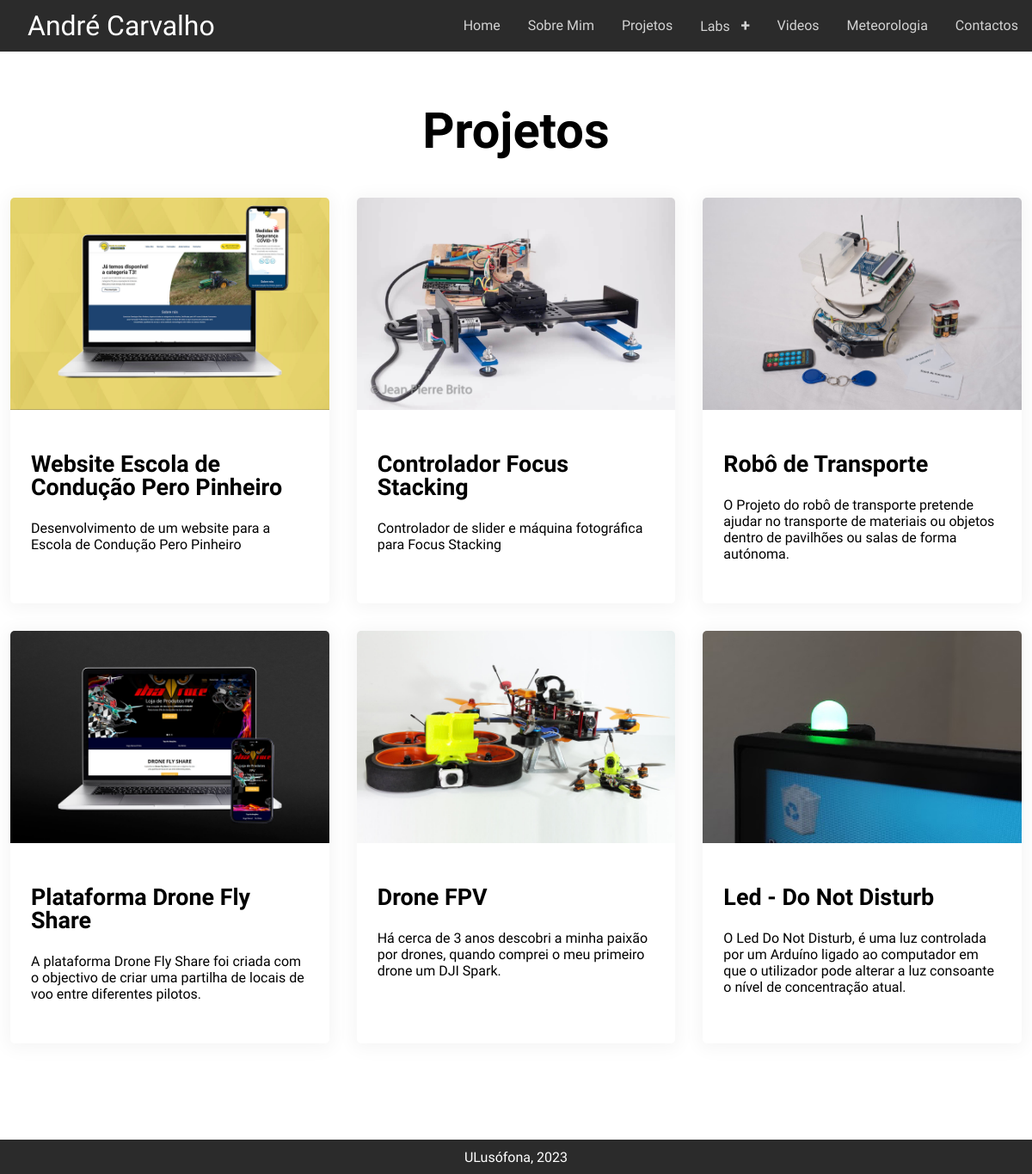
Page /projetos on the committed database.
### portfolio/models.py (models this page shows, shortened)
class Projeto(models.Model):
    nome = models.CharField(max_length=50)
    descricaoResumida = models.CharField(max_length=255)
    descricao = models.TextField(max_length=5000)
    OPÇÕES = (
        ('1', 'Sim'),
        ('0', 'Não'),
    )
    destaqueHome = models.CharField(max_length=10, choices=OPÇÕES, default='1')
    categoria = models.ManyToManyField(
        CatergoriaProjeto,
        related_name='projetos'
    )
    fotos = models.ManyToManyField('Foto', related_name='projetos')

class Foto(models.Model):
    nome = models.CharField(max_length=255, null=True, blank=True)
    alt = models.CharField(max_length=255, default='')
    imagem = models.ImageField(upload_to='projetos/')

### portfolio/views.py (the view)
# urls.py: path('projetos', views.projetos_view, name='projetos'),
def projetos_view(request):
    projetos = Projeto.objects.all()
    context = {
        'projetos': projetos,
        'seoTitle': 'Projetos | André Carvalho',
        'seoDescription': 'Os meus projetos, em diversas áreas.',
    }
    return render(request, 'portfolio/projetos.html', context)

### portfolio/templates/portfolio/projetos.html (shortened to what this page needs)
{% extends 'portfolio/layout.html' %}
{% load static %}
{% block main %}
    <div id="area-projetos" class="w-1200">
        <h1 class="titulo-area h2">Projetos</h1>
        <div class="lista-projetos">
            {% for projeto in projetos %}
                <div class="lista-projetos__item">
                    {% if projeto.fotos.all.0.imagem %}
                        <div class="lista-projetos__item__wrapper-img">
                            <img src="{{ projeto.fotos.all.0.imagem.url }}" loading="lazy" alt="André Carvalho | {{ projeto.fotos.all.0.alt }}">
                        </div>
                    {% else %}
                        <div class="lista-projetos__item__wrapper-img">
                            <img src="{% static 'portfolio/images/default.jpg' %}" loading="lazy" alt="André Carvalho">
                        </div>
                    {% endif %}
                    <div class="lista-projetos__item__wrapper-conteudo">
                        <h2 class="lista-projetos__item__titulo h3">{{ projeto.nome }}</h2>
                        <div class="lista-projetos__item__descricao-resumida">{{ projeto.descricaoResumida }}</div>
                    </div>
                </div>
            {% endfor %}
        </div>
    </div>
    {% load static %}
{% endblock %}

### portfolio/static/portfolio/css/base.css (style rules this page uses)
@media (min-width: 1024px) { h1, .h1 { line-height: 1; font-size: 89.6564171164px; } }
@media (min-width: 1024px) { h2, .h2 { line-height: 1; font-size: 57.772816512px; } }
@media (min-width: 1024px) { h3, .h3 { line-height: 1; font-size: 26.886784px; } }
* { font-family: "Geologica", sans-serif; }
body { margin: 0; }
main .w-1200 { max-width: 1200px; margin: 0 auto; padding: 0 12px; }
main #area-home .projetos-destaque, main #area-home .lista-projetos, main #area-videos .projetos-destaque, main #area-videos .lista-projetos, main #area-projetos .projetos-destaque, main #area-projetos .lista-projetos { display: grid; grid-template-columns: repeat(3, 1fr); grid-gap: 2rem; }
main #area-home .projetos-destaque .lista-projetos__item, main #area-home .lista-projetos .lista-projetos__item, main #area-videos .projetos-destaque .lista-projetos__item, main #area-videos .lista-projetos .lista-projetos__item, main #area-projetos .projetos-destaque .lista-projetos__item, main #area-projetos .lista-projetos .lista-projetos__item { box-shadow: 0 2px 20px 5px rgba(0, 0, 0, 0.04); -webkit-transition: box-shadow 0.3s; border-radius: 5px; }
main #area-home .projetos-destaque .lista-projetos__item .lista-projetos__item__wrapper-img img, main #area-home .lista-projetos .lista-projetos__item .lista-projetos__item__wrapper-img img, main #area-videos .projetos-destaque .lista-projetos__item .lista-projetos__item__wrapper-img img, main #area-videos .lista-projetos .lista-projetos__item .lista-projetos__item__wrapper-img img, main #area-projetos .projetos-destaque .lista-projetos__item .lista-projetos__item__wrapper-img img, main #area-projetos .lista-projetos .lista-projetos__item .lista-projetos__item__wrapper-img img { width: 100%; max-width: 100%; object-fit: cover; aspect-ratio: 3/2; border-radius: 5px 5px 0 0; }
main #area-home .projetos-destaque .lista-projetos__item .lista-projetos__item__wrapper-conteudo, main #area-home .lista-projetos .lista-projetos__item .lista-projetos__item__wrapper-conteudo, main #area-videos .projetos-destaque .lista-projetos__item .lista-projetos__item__wrapper-conteudo, main #area-videos .lista-projetos .lista-projetos__item .lista-projetos__item__wrapper-conteudo, main #area-projetos .projetos-destaque .lista-projetos__item .lista-projetos__item__wrapper-conteudo, main #area-projetos .lista-projetos .lista-projetos__item .lista-projetos__item__wrapper-conteudo { padding: 1.5rem 1.5rem 3rem; }
main #area-home .projetos-destaque .lista-projetos__item .lista-projetos__item__wrapper-conteudo .lista-projetos__item__titulo, main #area-home .lista-projetos .lista-projetos__item .lista-projetos__item__wrapper-conteudo .lista-projetos__item__titulo, main #area-videos .projetos-destaque .lista-projetos__item .lista-projetos__item__wrapper-conteudo .lista-projetos__item__titulo, main #area-videos .lista-projetos .lista-projetos__item .lista-projetos__item__wrapper-conteudo .lista-projetos__item__titulo, main #area-projetos .projetos-destaque .lista-projetos__item .lista-projetos__item__wrapper-conteudo .lista-projetos__item__titulo, main #area-projetos .lista-projetos .lista-projetos__item .lista-projetos__item__wrapper-conteudo .lista-projetos__item__titulo { margin-bottom: 1.5rem; }
main .titulo-area { margin-bottom: 3rem; margin-top: 4rem; text-align: center; }

### rows in the picture
Projeto: fotos.all.0.imagem (picture), nome "Website Escola de Condução Pero Pinheiro", descricaoResumida "Desenvolvimento de um website para a Escola de Condução Pero Pinheiro"
Projeto: fotos.all.0.imagem (picture), nome "Controlador Focus Stacking", descricaoResumida "Controlador de slider e máquina fotográfica para Focus Stacking"
Projeto: fotos.all.0.imagem (picture), nome "Robô de Transporte", descricaoResumida "O Projeto do robô de transporte pretende ajudar no transporte de materiais ou objetos dentro de pavilhões ou salas de forma autónoma."
Projeto: fotos.all.0.imagem (picture), nome "Plataforma Drone Fly Share", descricaoResumida "A plataforma Drone Fly Share foi criada com o objectivo de criar uma partilha de locais de voo entre diferentes pilotos."
Projeto: fotos.all.0.imagem (picture), nome "Drone FPV", descricaoResumida "Há cerca de 3 anos descobri a minha paixão por drones, quando comprei o meu primeiro drone um DJI Spark."
Projeto: fotos.all.0.imagem (picture), nome "Led - Do Not Disturb", descricaoResumida "O Led Do Not Disturb, é uma luz controlada por um Arduíno ligado ao computador em que o utilizador pode alterar a luz consoante o nível de concentração atual."
